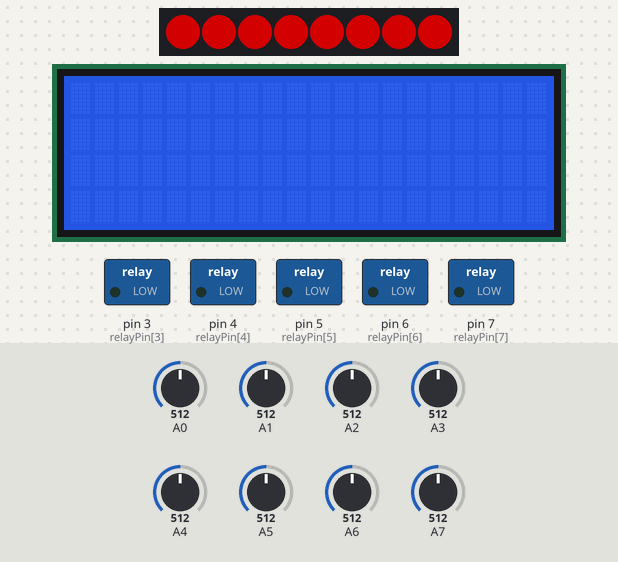
The sketch below on a simulated Arduino Uno, built with avr-gcc and run on an emulated ATmega328P. On the bench: 8 RGB LEDs in strip order, left to right, 20×4 character LCD, switched loads named in the sketch (green lamp = pin HIGH). The test bench sets the inputs (shaded band); at power-on: A0 = 512, A1 = 512, A2 = 512, A3 = 512, A4 = 512, A5 = 512, A6 = 512, A7 = 512. Dim RGB values are drawn brighter than linear; what the sketch prints to the serial monitor is not drawn.

Above: at 1.2 s.
1.3 s: A0 set to 615
At 2.8 s:
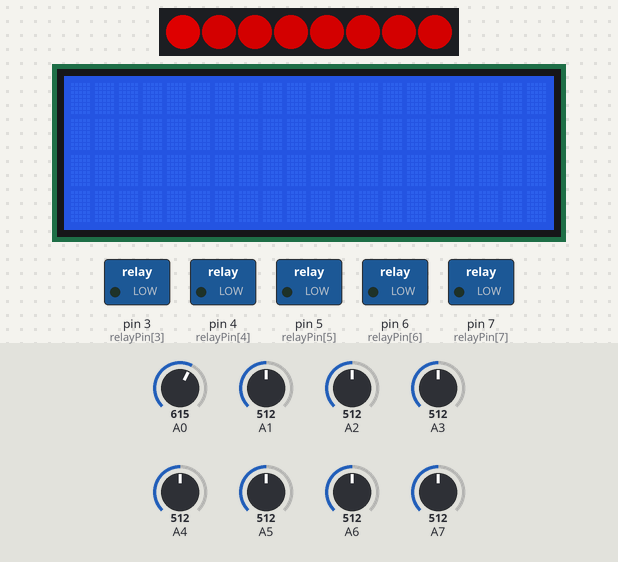
4.2 s: A0 set to 647
At 5.1 s:
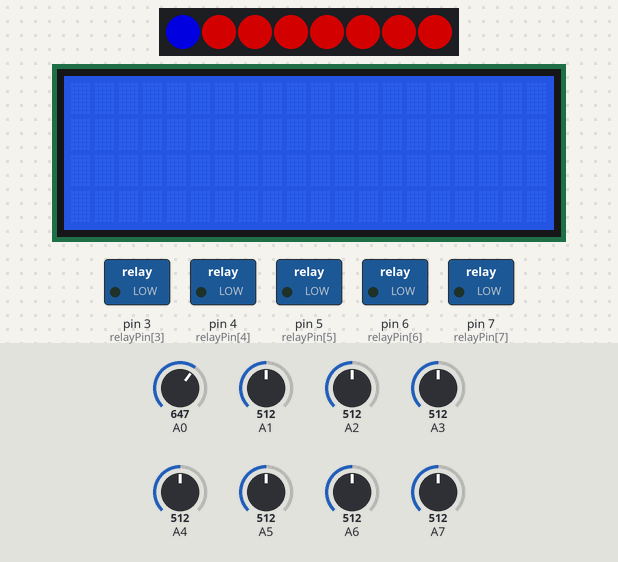
7.1 s: A1 set to 834
At 9.8 s:
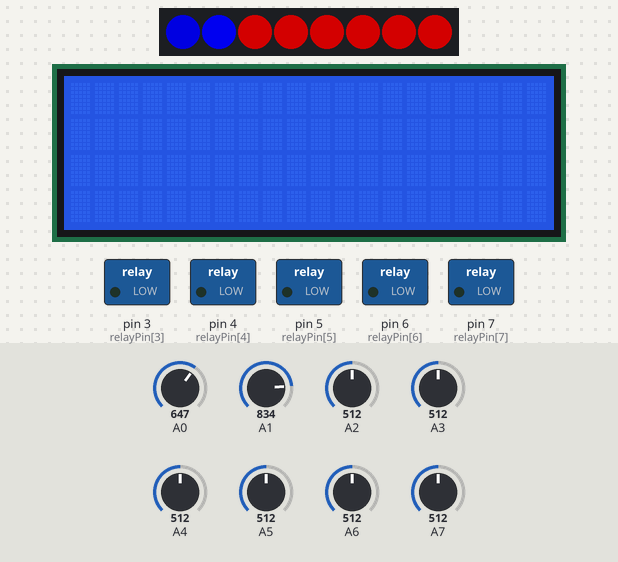
10.4 s: A1 set to 851
At 12.1 s:
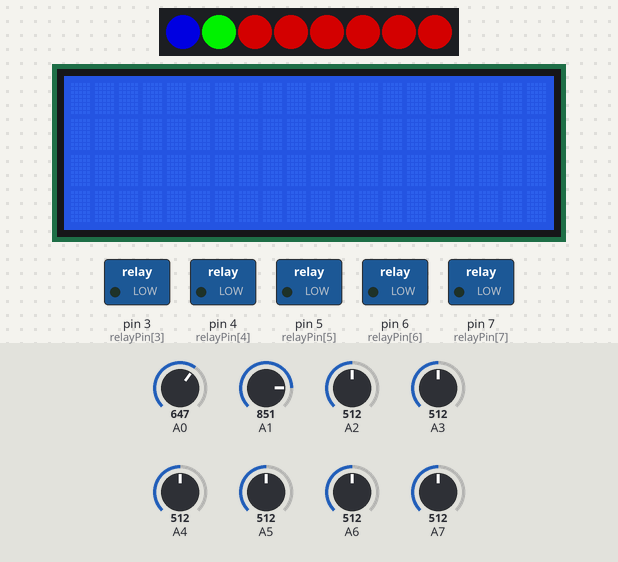
13.3 s: A0 set to 829
At 14.4 s:
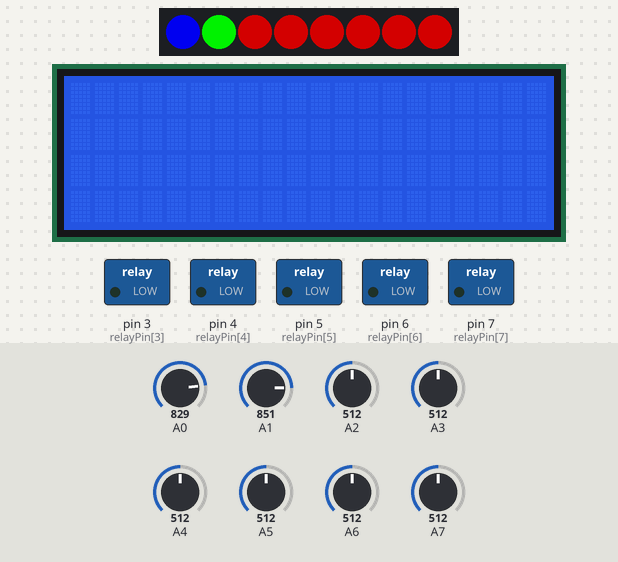
16.2 s: A0 set to 855
At 19.0 s:
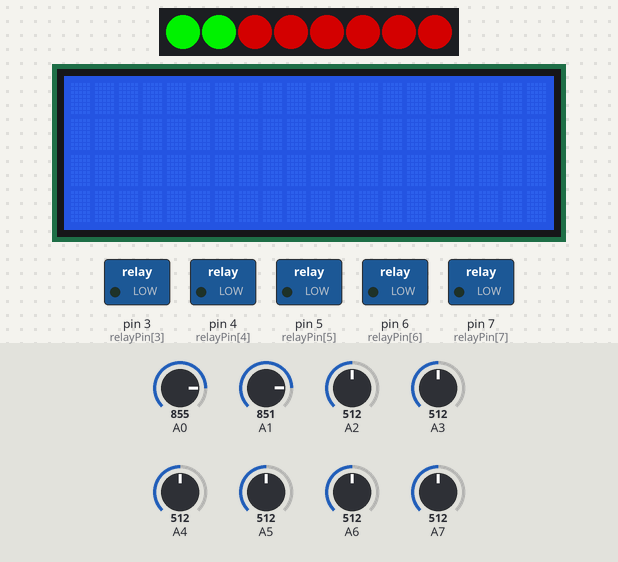
Timing chart, 0 to 20.3 s (numbered marks = the images above; inputs shaded):
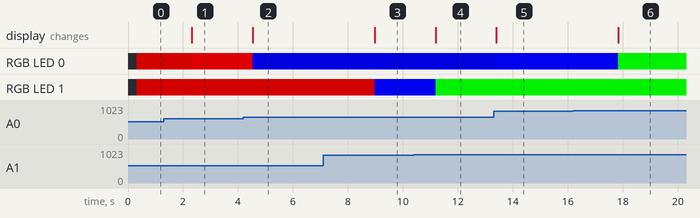

Measured:
- the behaviour switches between 630 and 631 on A0 (found by bisection; images 1 and 2)
- the behaviour switches between 841 and 842 on A1 (found by bisection; images 3 and 4)
- the behaviour switches between 841 and 842 on A0 (found by bisection; images 5 and 6)
- after the input at 1.3 s, RGB LED 0: RGB(127, 0, 0) → RGB(153, 0, 0) after 1.0 s
- after the input at 4.2 s, RGB LED 0: RGB(153, 0, 0) → RGB(0, 0, 161) after 0.33 s
- after the input at 7.1 s, RGB LED 1: RGB(127, 0, 0) → RGB(0, 0, 207) after 1.9 s
- after the input at 10.4 s, RGB LED 1: RGB(0, 0, 207) → RGB(0, 212, 0) after 0.79 s
- after the input at 13.3 s, RGB LED 0: RGB(0, 0, 161) → RGB(0, 0, 206) after 0.10 s
- after the input at 16.2 s, RGB LED 0: RGB(0, 0, 206) → RGB(0, 213, 0) after 1.6 s

The sketch:

Lithium_Battery_Tester.ino
```cpp
#include <Adafruit_NeoPixel.h>
Adafruit_NeoPixel strip = Adafruit_NeoPixel(8, 2, NEO_GRB + NEO_KHZ800);

#include <LiquidCrystal_I2C.h>      // using the LCD I2C Library from https://bitbucket.org/fmalpartida/new-liquidcrystal/downloads
//LiquidCrystal lcd(12, 11, 3, 4, 5, 6); Current LCD
LiquidCrystal_I2C lcd(0x27, 2, 1, 0, 4, 5, 6, 7, 3, POSITIVE);  // Set the LCD I2C address //Test LCD

//const float arduino5V = 5; //take voltage reading of arduino 5v output and change here
//const float shuntResistorOhms = 4.7; //Resistance of Shunt resistors

const int relayPin[] = {
  0, 1, 2, 3, 4, 5, 6, 7
};

int batteryRead[] = {
  0, 0, 0, 0, 0, 0, 0, 0
};

int shuntRead[] = {
  0, 0, 0, 0, 0, 0, 0, 0
};

int chargeState[] = {
  0, 0, 0, 0, 0, 0, 0, 0
};


int watts[] = {
  0, 0, 0, 0, 0, 0, 0, 0
};

// Change the values directly below to suit your discharge resistor
float slowResistor = 4.7; // a 15 ohm resistor would be optimal
int slowMaxWatts = 5; // if you exceed this value you will fry your resistor   //Need to add code and circuit to break circuit if this is exceeded
float powerV = 4.87; // If readings are off check arduino supply voltage and adjust here
float voltageCutoff = 2.5; // if the LiPo battery does not have internal cutoff security this will stop the test before damaging battery.
int rateSwitch = 0; //?? Cant remember what this is for?
// Thats it!

//int analogueRead;
//int capacitymAh0, capacitymAh1, capacitymAh2, capacitymAh3, capacitymAh4, capacitymAh5, capacitymAh6, capacitymAh7;
float capacitymAH[] = {
  0, 1, 2, 3, 4, 5, 6, 7
};

int time0, time1, time2, time3, time4, time5, time6, time7;

//float batV0, batV1, batV2, batV3, batV4, batV5, batV6, batV7; //replaced with below array
float batV[] = {
  0, 0, 0, 0, 0, 0, 0, 0
};

//float shuntV0, shuntV1, shuntV2, shuntV3, shuntV4, shuntV5, shuntV6, shuntV7; //replaced with below array
float shuntV[] = {
  0, 0, 0, 0, 0, 0, 0, 0
};


void setup() {
  //Neopixil Strip
  strip.begin();
  strip.show(); // Initialize all pixels to 'off'
  //LCD
  lcd.begin(20, 4);  //test

  //Set Relays to charge Position by default
  for (int thisPin = 0; thisPin < 8; thisPin++) {
    pinMode(relayPin[thisPin], OUTPUT);
    digitalWrite(relayPin[thisPin], LOW);
    chargeState[thisPin] = 0;
  }
  //Serial start
  Serial.begin(9600);


  Serial.println("18650 Battery Rolla 27/12/2017");
};

void loop() {

  for (int in = 0; in < 8; in++) {
    //Serial.print("Battery Read Before:"), Serial.println(batteryRead[in]);
    batteryRead[in] = analogRead(in);
    batV[in] = (batteryRead[in] * powerV) / 1024; //calculates Voltage from Analogue readings
    //Serial.print("Battery Read After:"), Serial.println(batteryRead[in]);
    shuntV[in] = (shuntRead[in] * powerV) / 1024; //calculates Voltage from Analogue readings
    //Below Prints A1(Battery 1 reading A) B1 (Battery 1 reading B) and increments to the next Battarah
    Serial.print(" A"), Serial.print((in + 1)), Serial.print(":"), Serial.print(batteryRead[in]);
    Serial.print(" B"), Serial.print((in + 1)), Serial.print(":"), Serial.println(batV[in]);

    Serial.print(" A"), Serial.print((in + 1)), Serial.print(":"), Serial.print(shuntRead[in]);
    Serial.print(" B"), Serial.print((in + 1)), Serial.print(":"), Serial.println(shuntV[in]);
    Serial.println();

    if (batV[in] > 4.19 & chargeState[in] == 0) { //Battery Charged? begin discharge phase
      chargeState[in] = 1;

      digitalWrite(relayPin[in] + 30, HIGH);
      Serial.print("Battery "), Serial.print((in+1)), Serial.println(" Charged!");
      Serial.print("Battery "), Serial.print((in+1)), Serial.print(" Voltage: "), Serial.println(batV[in]);
    }

    else if (batV[in] <= 2.5 & chargeState[in] == 1) {
      digitalWrite(relayPin[in] + 30, LOW);
      Serial.print("Battery "), Serial.print((in+1)), Serial.println("Discharged!");
      Serial.print("Battery "), Serial.print((in+1)), Serial.print("Voltage: "), Serial.println(batV[in]);
    }

    if (chargeState[in] == 1) {
      capacitymAH[in] = capacitymAH[in] + (shuntV[in] / slowResistor) / 3600;
      watts[in] = shuntV[in] / slowResistor;
      capacitymAH[in] = capacitymAH[in] * 1000;
      Serial.print("Battery "), Serial.print((in+1)), Serial.print("Capacity: "), Serial.println(capacitymAH[in]);
      Serial.print("Discharge Wattage "), Serial.print((in+1)), Serial.print(": "), Serial.println(watts[in]);
    }


    int val = map(batteryRead[in], 0, 1023, 0, 255); //maps RGB colour for Neo Pixel below

    if (batV[in] >= 4.00) {
      strip.setPixelColor(in, 0, val, 0);
      //      strip.show();
    }
    if (batV[in] >= 3.00 && batV[in] <= 4.00) {
      strip.setPixelColor(in, 0, 0, val);
      //     strip.show();
    }
    if (batV[in] < 3.00) {
      strip.setPixelColor(in, val, 0, 0);
      //      strip.show();
    }
    strip.show();
    if (in == 7) {
      Serial.println();
    }

  }

  delay(2000);
}
```
